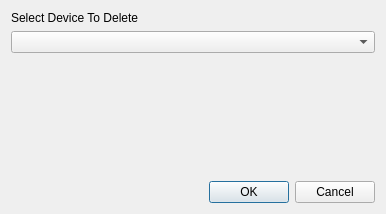
<?xml version="1.0" encoding="UTF-8"?>
<ui version="4.0">
 <class>DeleteDeviceDialog</class>
 <widget class="QDialog" name="DeleteDeviceDialog">
  <property name="geometry">
   <rect>
    <x>0</x>
    <y>0</y>
    <width>386</width>
    <height>214</height>
   </rect>
  </property>
  <property name="windowTitle">
   <string>Dialog</string>
  </property>
  <layout class="QGridLayout" name="gridLayout">
   <item row="0" column="0" colspan="2">
    <widget class="QLabel" name="label">
     <property name="text">
      <string>Select Device To Delete</string>
     </property>
    </widget>
   </item>
   <item row="1" column="0" colspan="3">
    <widget class="QComboBox" name="devListCombo"/>
   </item>
   <item row="2" column="0">
    <spacer name="verticalSpacer">
     <property name="orientation">
      <enum>Qt::Vertical</enum>
     </property>
     <property name="sizeHint" stdset="0">
      <size>
       <width>20</width>
       <height>93</height>
      </size>
     </property>
    </spacer>
   </item>
   <item row="3" column="0">
    <spacer name="horizontalSpacer">
     <property name="orientation">
      <enum>Qt::Horizontal</enum>
     </property>
     <property name="sizeHint" stdset="0">
      <size>
       <width>193</width>
       <height>20</height>
      </size>
     </property>
    </spacer>
   </item>
   <item row="3" column="1">
    <widget class="QPushButton" name="okButton">
     <property name="text">
      <string>OK</string>
     </property>
    </widget>
   </item>
   <item row="3" column="2">
    <widget class="QPushButton" name="cancelButton">
     <property name="text">
      <string>Cancel</string>
     </property>
    </widget>
   </item>
  </layout>
 </widget>
 <resources/>
 <connections/>
</ui>
